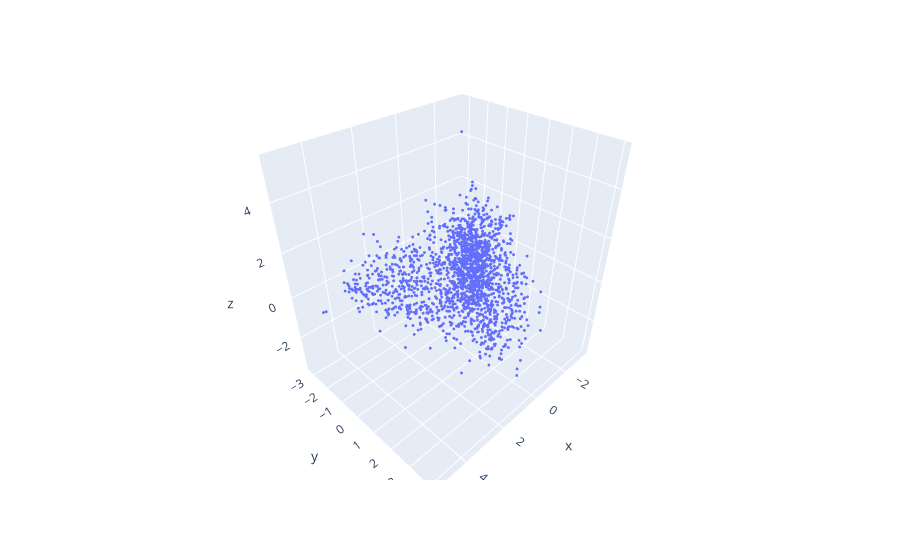

This figure's notebook cell:
### Code cell
fig = px.scatter_3d(embeddings_df, x='x', y='y', z='z')
fig.update_traces(marker=dict(size=1))
fig.show()

### Figure 1 — Plotly figure (JSON) as saved in the notebook; plotly's stock layout.template omitted (floating-point values rounded to 4 significant figures; data arrays with more than 128 entries replaced by an {"elided": "..."} marker saying what was removed)
{"data": [{"hovertemplate": "x=%{x}<br>y=%{y}<br>z=%{z}<extra></extra>", "legendgroup": "", "marker": {"color": "#636efa", "size": 1, "symbol": "circle"}, "mode": "markers", "name": "", "scene": "scene", "showlegend": false, "type": "scatter3d", "x": {"elided": "1810 float values"}, "y": {"elided": "1810 float values"}, "z": {"elided": "1810 float values"}}], "layout": {"legend": {"tracegroupgap": 0}, "margin": {"t": 60}, "scene": {"domain": {"x": [0, 1], "y": [0, 1]}, "xaxis": {"title": {"text": "x"}}, "yaxis": {"title": {"text": "y"}}, "zaxis": {"title": {"text": "z"}}}}}
